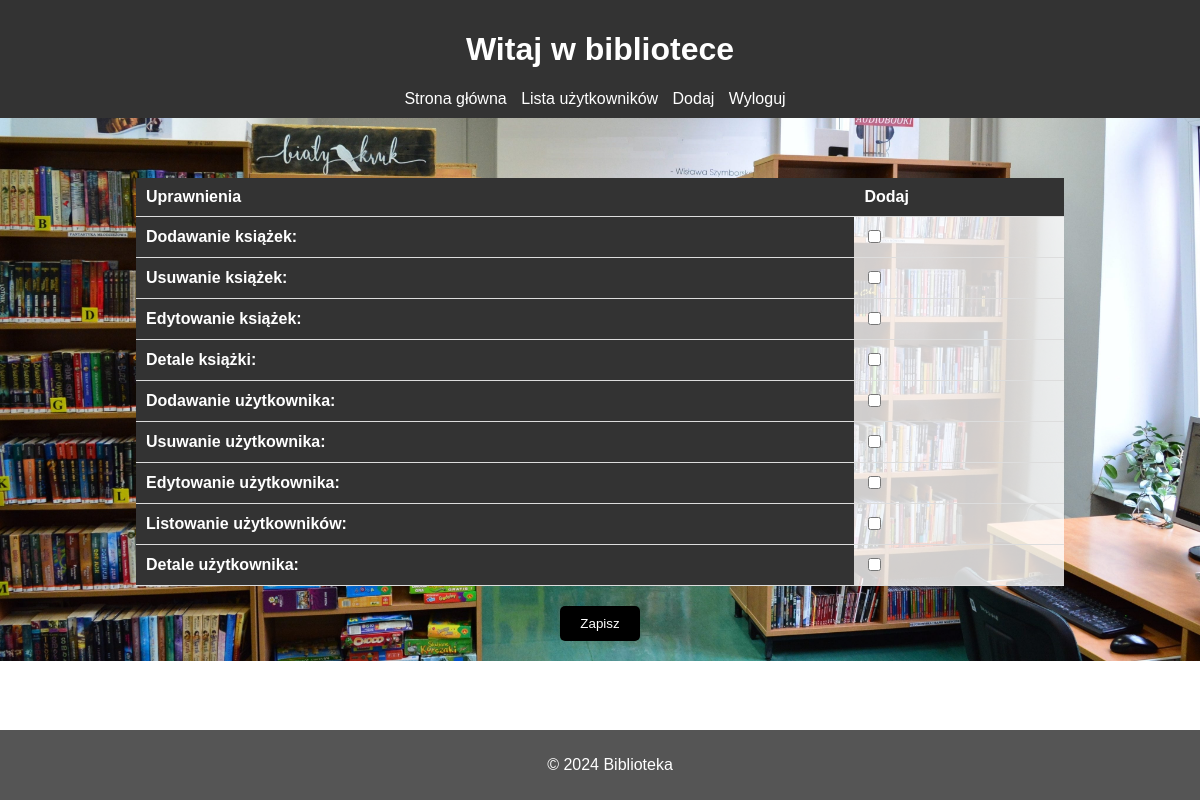
The app's page /permissions/17 (signed in), older data.
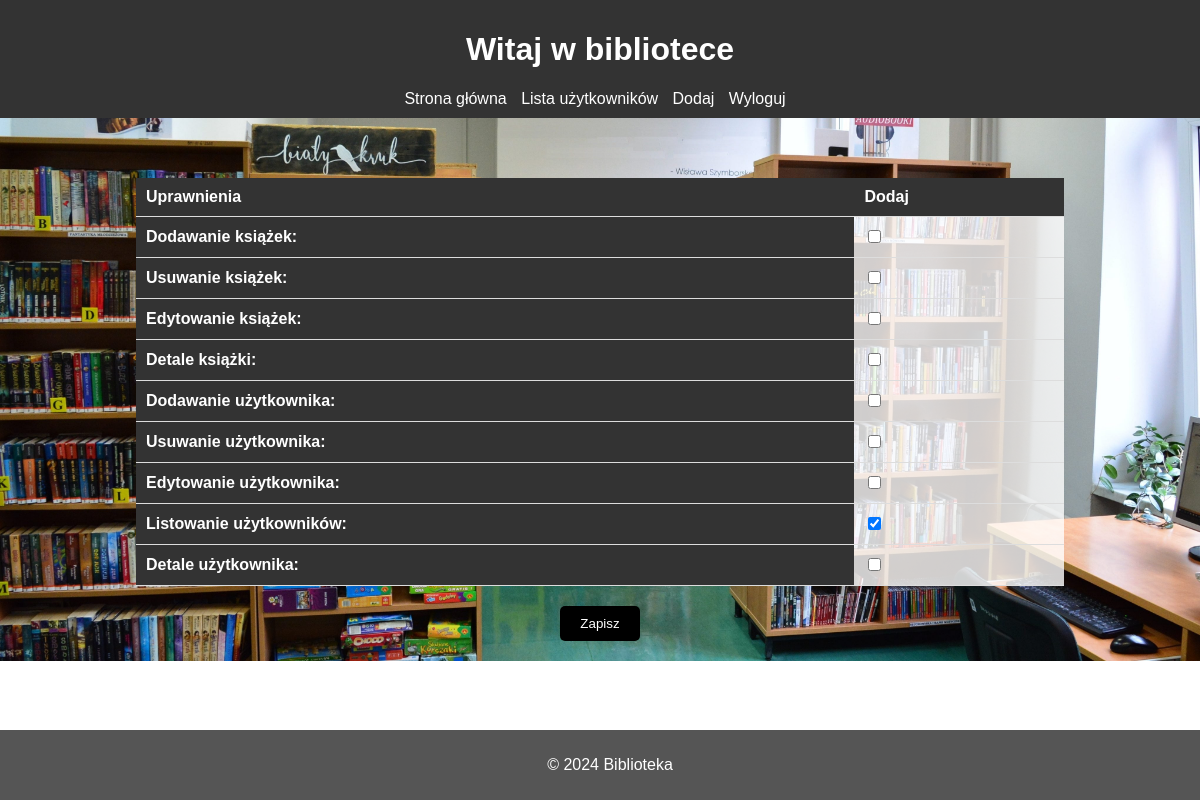
The same page, newer data.
### uzytkownicy/models.py (models this page shows, shortened)
class Permissions(models.Model):
    User = models.ForeignKey(User, on_delete=models.CASCADE)
    Add_books = models.BooleanField(verbose_name="Dodawanie książek", default=False)
    Delete_books = models.BooleanField(verbose_name="Usuwanie książek", default=False)
    Edit_books = models.BooleanField(verbose_name="Edytowanie książek", default=False)
    Detail_book = models.BooleanField(verbose_name="Detale książki", default=False)
    Add_user = models.BooleanField(verbose_name="Dodawanie użytkownika", default=False)
    Delete_user = models.BooleanField(verbose_name="Usuwanie użytkownika", default=False)
    Edit_user = models.BooleanField(verbose_name="Edytowanie użytkownika", default=False)
    List_user = models.BooleanField(verbose_name="Listowanie użytkowników", default=False)
    Detail_user = models.BooleanField(verbose_name="Detale użytkownika", default=False)

### uzytkownicy/views.py (the view, shortened to what this page needs)
# urls.py: path('permissions/<int:pk>', views.PermissionsView.as_view(), name='permissions'),
class PermissionsView(LoginRequiredMixin, HandleNoPermission, UpdateView):
    model = Permissions
    form_class = UpdatePermissions
    template_name = 'permissionsUser.html'
    success_url = reverse_lazy('users')
    def get_object(self):
        user = User.objects.get(id=self.kwargs['pk'])
        permission = Permissions.objects.get(User=user)
        return permission
    def test_func(self) -> bool | None:
        if User.objects.get(id=self.kwargs['pk']) == self.request.user:
            return True
        else:
            return Permissions.objects.get(User=self.request.user.id).Edit_user

### uzytkownicy/forms.py
class UpdatePermissions(forms.ModelForm):
    class Meta:
        model = Permissions
        fields = ["Add_books",
                "Delete_books",
                "Edit_books",
                "Detail_book",
                "Add_user",
                "Delete_user",
                "Edit_user",
                "List_user",
                "Detail_user"]

### uzytkownicy/templates/permissionsUser.html (shortened to what this page needs)
{% load static %}
<!DOCTYPE html>
<html lang="en">
<head>
</head>
<body>
    <header>
        <h1>Witaj w bibliotece</h1>
        <nav>
            <ul>
                <li><a href="{% url 'home' %}">Strona główna</a></li>
                <li><a href="{% url 'users' %}">Lista użytkowników</a></li>
                <li><a href="{% url 'addUser' %}">Dodaj</a></li>
                {% if user.is_authenticated %}
                <li><a href="{% url 'logout' %}">Wyloguj</a></li>
            {% else %}
                <li><a href="{% url 'login' %}">Zaloguj</a></li>
            {% endif %}
            </ul>
        </nav>
    </header>
    <main>
        <table border="1">
                <form method="POST" action="">
                    <thead>
                        <table>
                        <tr>
                          <th>Uprawnienia</th>
                          <th>Dodaj </th>
                        </tr>
                    {{ form.as_table }}
                </table>
                    <input type="submit" value="Zapisz">
                    </form>
    </main>
    <footer>
        <p>&copy; 2024 Biblioteka</p>
    </footer>
</body>
</html>

Row changes from the older to the newer data that the page shows:
changed Permissions: List_user "☐" → "☑"
